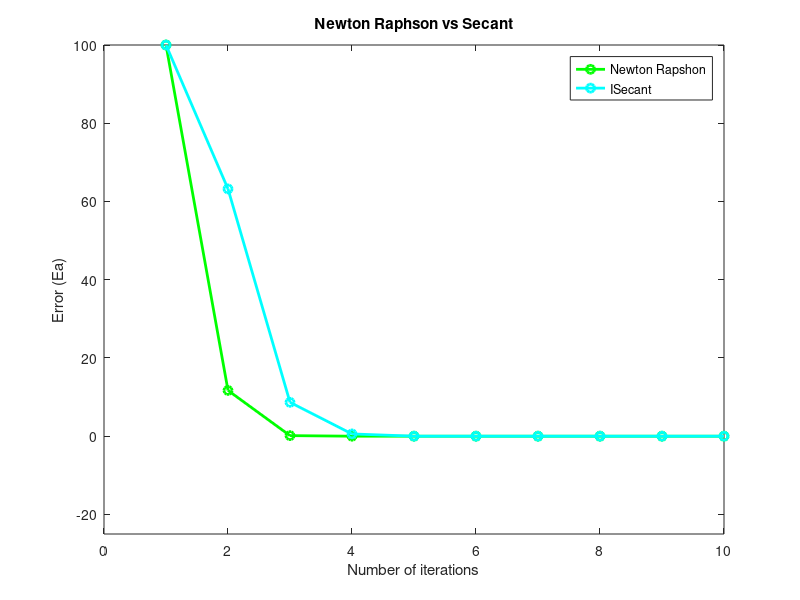

Write MATLAB code to recreate this figure.
% RAPSHON
n = [1:10];
a = [100 11.70 0.1467 0 0 0 0 0 0 0 ];
b = [100 63.21 8.66  0.58 0.0048 0 0 0 0 0 ];
plot(n,a, '-o', 'LineWidth',2,'Color','g')
hold on
plot(n,b, '-o', 'LineWidth',2,'Color','c')
xlim([0 10])
ylim([-25  100])
title ('Newton Raphson vs Secant');
legend('Newton Rapshon','ISecant')
xlabel('Number of iterations')
ylabel('Error (Ea)')



